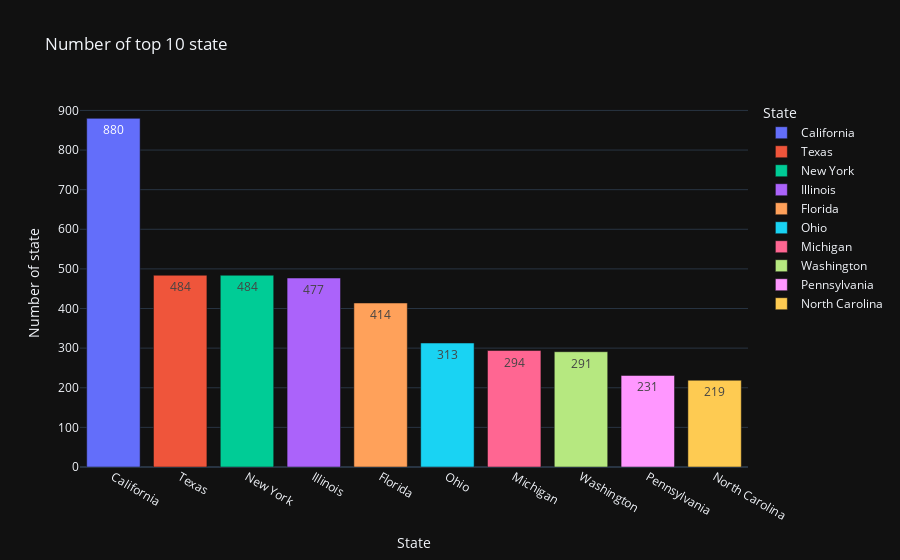

Notebook source saved alongside this figure:
### Code cell
# plot number of top 10 state
iplot(px.bar(num_of_state , x = 'state_or_province' , y = 'sales_id' ,labels={'state_or_province':'State' , 'sales_id':'Number of state'}
             ,color='state_or_province', title = 'Number of top 10 state' , template = 'plotly_dark', text_auto = True))

### Figure 1 — Plotly figure (JSON) as saved in the notebook; plotly's stock layout.template omitted (floating-point values rounded to 4 significant figures)
{"data": [{"alignmentgroup": "True", "hovertemplate": "State=%{x}<br>Number of state=%{y}<extra></extra>", "legendgroup": "California", "marker": {"color": "#636efa", "pattern": {"shape": ""}}, "name": "California", "offsetgroup": "California", "orientation": "v", "showlegend": true, "textposition": "auto", "texttemplate": "%{y}", "type": "bar", "x": ["California"], "xaxis": "x", "y": [880], "yaxis": "y"}, {"alignmentgroup": "True", "hovertemplate": "State=%{x}<br>Number of state=%{y}<extra></extra>", "legendgroup": "Texas", "marker": {"color": "#EF553B", "pattern": {"shape": ""}}, "name": "Texas", "offsetgroup": "Texas", "orientation": "v", "showlegend": true, "textposition": "auto", "texttemplate": "%{y}", "type": "bar", "x": ["Texas"], "xaxis": "x", "y": [484], "yaxis": "y"}, {"alignmentgroup": "True", "hovertemplate": "State=%{x}<br>Number of state=%{y}<extra></extra>", "legendgroup": "New York", "marker": {"color": "#00cc96", "pattern": {"shape": ""}}, "name": "New York", "offsetgroup": "New York", "orientation": "v", "showlegend": true, "textposition": "auto", "texttemplate": "%{y}", "type": "bar", "x": ["New York"], "xaxis": "x", "y": [484], "yaxis": "y"}, {"alignmentgroup": "True", "hovertemplate": "State=%{x}<br>Number of state=%{y}<extra></extra>", "legendgroup": "Illinois", "marker": {"color": "#ab63fa", "pattern": {"shape": ""}}, "name": "Illinois", "offsetgroup": "Illinois", "orientation": "v", "showlegend": true, "textposition": "auto", "texttemplate": "%{y}", "type": "bar", "x": ["Illinois"], "xaxis": "x", "y": [477], "yaxis": "y"}, {"alignmentgroup": "True", "hovertemplate": "State=%{x}<br>Number of state=%{y}<extra></extra>", "legendgroup": "Florida", "marker": {"color": "#FFA15A", "pattern": {"shape": ""}}, "name": "Florida", "offsetgroup": "Florida", "orientation": "v", "showlegend": true, "textposition": "auto", "texttemplate": "%{y}", "type": "bar", "x": ["Florida"], "xaxis": "x", "y": [414], "yaxis": "y"}, {"alignmentgroup": "True", "hovertemplate": "State=%{x}<br>Number of state=%{y}<extra></extra>", "legendgroup": "Ohio", "marker": {"color": "#19d3f3", "pattern": {"shape": ""}}, "name": "Ohio", "offsetgroup": "Ohio", "orientation": "v", "showlegend": true, "textposition": "auto", "texttemplate": "%{y}", "type": "bar", "x": ["Ohio"], "xaxis": "x", "y": [313], "yaxis": "y"}, {"alignmentgroup": "True", "hovertemplate": "State=%{x}<br>Number of state=%{y}<extra></extra>", "legendgroup": "Michigan", "marker": {"color": "#FF6692", "pattern": {"shape": ""}}, "name": "Michigan", "offsetgroup": "Michigan", "orientation": "v", "showlegend": true, "textposition": "auto", "texttemplate": "%{y}", "type": "bar", "x": ["Michigan"], "xaxis": "x", "y": [294], "yaxis": "y"}, {"alignmentgroup": "True", "hovertemplate": "State=%{x}<br>Number of state=%{y}<extra></extra>", "legendgroup": "Washington", "marker": {"color": "#B6E880", "pattern": {"shape": ""}}, "name": "Washington", "offsetgroup": "Washington", "orientation": "v", "showlegend": true, "textposition": "auto", "texttemplate": "%{y}", "type": "bar", "x": ["Washington"], "xaxis": "x", "y": [291], "yaxis": "y"}, {"alignmentgroup": "True", "hovertemplate": "State=%{x}<br>Number of state=%{y}<extra></extra>", "legendgroup": "Pennsylvania", "marker": {"color": "#FF97FF", "pattern": {"shape": ""}}, "name": "Pennsylvania", "offsetgroup": "Pennsylvania", "orientation": "v", "showlegend": true, "textposition": "auto", "texttemplate": "%{y}", "type": "bar", "x": ["Pennsylvania"], "xaxis": "x", "y": [231], "yaxis": "y"}, {"alignmentgroup": "True", "hovertemplate": "State=%{x}<br>Number of state=%{y}<extra></extra>", "legendgroup": "North Carolina", "marker": {"color": "#FECB52", "pattern": {"shape": ""}}, "name": "North Carolina", "offsetgroup": "North Carolina", "orientation": "v", "showlegend": true, "textposition": "auto", "texttemplate": "%{y}", "type": "bar", "x": ["North Carolina"], "xaxis": "x", "y": [219], "yaxis": "y"}], "layout": {"barmode": "relative", "legend": {"title": {"text": "State"}, "tracegroupgap": 0}, "title": {"text": "Number of top 10 state"}, "xaxis": {"anchor": "y", "categoryarray": ["California", "Texas", "New York", "Illinois", "Florida", "Ohio", "Michigan", "Washington", "Pennsylvania", "North Carolina"], "categoryorder": "array", "domain": [0, 1], "title": {"text": "State"}}, "yaxis": {"anchor": "x", "domain": [0, 1], "title": {"text": "Number of state"}}}}
